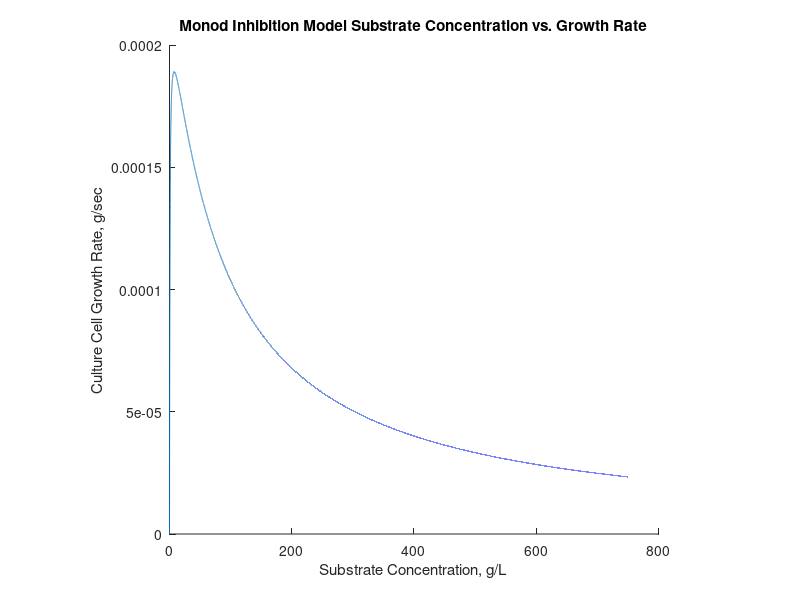

The MATLAB source for this figure:
%% Plot inhibited growth model for Monod inhibition
clearvars; close all; clc;

% Constants
mu_max = 0.806/3600 ; % max growth rate in 1/sec
Ki = 87.4; % inhibition constant in g/L
Ks = 0.68; % Monod constantin g/L

S = 0:0.01:750; % substrate concentrations to consider
rg = @(s) mu_max*Ki*s./(s+Ks)./(s+Ki);

figure(); hold on;
title('Monod Inhibition Model Substrate Concentration vs. Growth Rate');
xlabel('Substrate Concentration, g/L'); ylabel('Culture Cell Growth Rate, g/sec');
plot(S,rg(S));
pbaspect([1 1 1]);